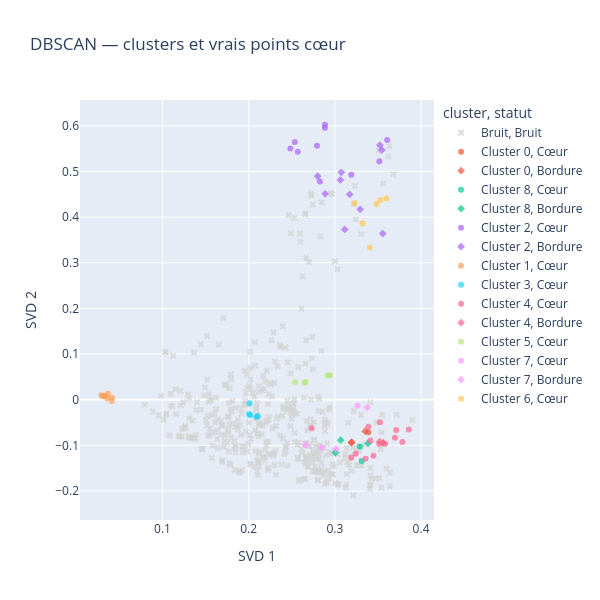

The cell this chart's notebook holds for it:
### Code cell
coeurs = np.zeros(len(labels), dtype=bool)
coeurs[dbscan.core_sample_indices_] = True

visualisation["statut"] = np.where(
    labels == -1,
    "Bruit",
    np.where(coeurs, "Cœur", "Bordure")
)

fig = px.scatter(
    visualisation,
    x="SVD 1",
    y="SVD 2",
    color="cluster",
    symbol="statut",
    symbol_map={"Cœur": "circle", "Bordure": "diamond", "Bruit": "x"},
    color_discrete_map={"Bruit": "lightgray"},
    hover_data=["id", "statut"],
    opacity=0.7,
    title="DBSCAN — clusters et vrais points cœur",
    height=600,
    width=600
)

fig.show()

### Figure 1 — Plotly figure (JSON) as saved in the notebook; plotly's stock layout.template omitted (floating-point values rounded to 4 significant figures; data arrays with more than 128 entries replaced by an {"elided": "..."} marker saying what was removed)
{"data": [{"customdata": {"elided": "425x2 mixed values"}, "hovertemplate": "cluster=Bruit<br>statut=%{customdata[1]}<br>SVD 1=%{x}<br>SVD 2=%{y}<br>id=%{customdata[0]}<extra></extra>", "legendgroup": "Bruit, Bruit", "marker": {"color": "lightgray", "opacity": 0.7, "symbol": "x"}, "mode": "markers", "name": "Bruit, Bruit", "orientation": "v", "showlegend": true, "type": "scatter", "x": {"elided": "425 float values"}, "xaxis": "x", "y": {"elided": "425 float values"}, "yaxis": "y"}, {"customdata": [[22, "Cœur"]], "hovertemplate": "cluster=Cluster 0<br>statut=%{customdata[1]}<br>SVD 1=%{x}<br>SVD 2=%{y}<br>id=%{customdata[0]}<extra></extra>", "legendgroup": "Cluster 0, Cœur", "marker": {"color": "#EF553B", "opacity": 0.7, "symbol": "circle"}, "mode": "markers", "name": "Cluster 0, Cœur", "orientation": "v", "showlegend": true, "type": "scatter", "x": [0.3389], "xaxis": "x", "y": [-0.071], "yaxis": "y"}, {"customdata": [[23, "Bordure"], [359, "Bordure"], [360, "Bordure"], [497, "Bordure"]], "hovertemplate": "cluster=Cluster 0<br>statut=%{customdata[1]}<br>SVD 1=%{x}<br>SVD 2=%{y}<br>id=%{customdata[0]}<extra></extra>", "legendgroup": "Cluster 0, Bordure", "marker": {"color": "#EF553B", "opacity": 0.7, "symbol": "diamond"}, "mode": "markers", "name": "Cluster 0, Bordure", "orientation": "v", "showlegend": true, "type": "scatter", "x": [0.3192, 0.3195, 0.3353, 0.356], "xaxis": "x", "y": [-0.09398, -0.09297, -0.0691, -0.09447], "yaxis": "y"}, {"customdata": [[440, "Cœur"], [441, "Cœur"]], "hovertemplate": "cluster=Cluster 8<br>statut=%{customdata[1]}<br>SVD 1=%{x}<br>SVD 2=%{y}<br>id=%{customdata[0]}<extra></extra>", "legendgroup": "Cluster 8, Cœur", "marker": {"color": "#00cc96", "opacity": 0.7, "symbol": "circle"}, "mode": "markers", "name": "Cluster 8, Cœur", "orientation": "v", "showlegend": true, "type": "scatter", "x": [0.3311, 0.3291], "xaxis": "x", "y": [-0.1344, -0.1023], "yaxis": "y"}, {"customdata": [[24, "Bordure"], [442, "Bordure"], [443, "Bordure"]], "hovertemplate": "cluster=Cluster 8<br>statut=%{customdata[1]}<br>SVD 1=%{x}<br>SVD 2=%{y}<br>id=%{customdata[0]}<extra></extra>", "legendgroup": "Cluster 8, Bordure", "marker": {"color": "#00cc96", "opacity": 0.7, "symbol": "diamond"}, "mode": "markers", "name": "Cluster 8, Bordure", "orientation": "v", "showlegend": true, "type": "scatter", "x": [0.3385, 0.3006, 0.3068], "xaxis": "x", "y": [-0.09547, -0.116, -0.08868], "yaxis": "y"}, {"customdata": [[58, "Cœur"], [63, "Cœur"], [64, "Cœur"], [65, "Cœur"], [98, "Cœur"], [138, "Cœur"], [334, "Cœur"], [432, "Cœur"], [433, "Cœur"], [470, "Cœur"]], "hovertemplate": "cluster=Cluster 2<br>statut=%{customdata[1]}<br>SVD 1=%{x}<br>SVD 2=%{y}<br>id=%{customdata[0]}<extra></extra>", "legendgroup": "Cluster 2, Cœur", "marker": {"color": "#ab63fa", "opacity": 0.7, "symbol": "circle"}, "mode": "markers", "name": "Cluster 2, Cœur", "orientation": "v", "showlegend": true, "type": "scatter", "x": [0.2884, 0.2793, 0.2885, 0.2536, 0.3606, 0.3516, 0.319, 0.2484, 0.257, 0.2826], "xaxis": "x", "y": [0.5954, 0.5561, 0.6022, 0.5645, 0.5689, 0.5221, 0.4928, 0.55, 0.5433, 0.4778], "yaxis": "y"}, {"customdata": [[36, "Bordure"], [68, "Bordure"], [72, "Bordure"], [335, "Bordure"], [336, "Bordure"], [347, "Bordure"], [471, "Bordure"], [476, "Bordure"], [491, "Bordure"], [493, "Bordure"]], "hovertemplate": "cluster=Cluster 2<br>statut=%{customdata[1]}<br>SVD 1=%{x}<br>SVD 2=%{y}<br>id=%{customdata[0]}<extra></extra>", "legendgroup": "Cluster 2, Bordure", "marker": {"color": "#ab63fa", "opacity": 0.7, "symbol": "diamond"}, "mode": "markers", "name": "Cluster 2, Bordure", "orientation": "v", "showlegend": true, "type": "scatter", "x": [0.3523, 0.3075, 0.28, 0.3555, 0.3172, 0.3294, 0.2887, 0.3115, 0.3546, 0.3063], "xaxis": "x", "y": [0.5577, 0.498, 0.4895, 0.3639, 0.4497, 0.4169, 0.4509, 0.3729, 0.5469, 0.4815], "yaxis": "y"}, {"customdata": [[48, "Cœur"], [69, "Cœur"], [238, "Cœur"], [319, "Cœur"], [332, "Cœur"], [371, "Cœur"], [396, "Cœur"], [490, "Cœur"]], "hovertemplate": "cluster=Cluster 1<br>statut=%{customdata[1]}<br>SVD 1=%{x}<br>SVD 2=%{y}<br>id=%{customdata[0]}<extra></extra>", "legendgroup": "Cluster 1, Cœur", "marker": {"color": "#FFA15A", "opacity": 0.7, "symbol": "circle"}, "mode": "markers", "name": "Cluster 1, Cœur", "orientation": "v", "showlegend": true, "type": "scatter", "x": [0.02916, 0.03669, 0.03096, 0.03135, 0.03375, 0.04149, 0.04115, 0.03599], "xaxis": "x", "y": [0.009842, 0.01357, 0.007375, 0.008021, 0.007669, 0.004122, -0.002792, 0.002574], "yaxis": "y"}, {"customdata": [[75, "Cœur"], [77, "Cœur"], [195, "Cœur"], [226, "Cœur"], [361, "Cœur"]], "hovertemplate": "cluster=Cluster 3<br>statut=%{customdata[1]}<br>SVD 1=%{x}<br>SVD 2=%{y}<br>id=%{customdata[0]}<extra></extra>", "legendgroup": "Cluster 3, Cœur", "marker": {"color": "#19d3f3", "opacity": 0.7, "symbol": "circle"}, "mode": "markers", "name": "Cluster 3, Cœur", "orientation": "v", "showlegend": true, "type": "scatter", "x": [0.2017, 0.2106, 0.2005, 0.201, 0.2088], "xaxis": "x", "y": [-0.0339, -0.03546, -0.03148, -0.007764, -0.03803], "yaxis": "y"}, {"customdata": [[87, "Cœur"], [88, "Cœur"], [89, "Cœur"], [90, "Cœur"], [200, "Cœur"], [201, "Cœur"], [202, "Cœur"], [203, "Cœur"], [260, "Cœur"], [265, "Cœur"], [266, "Cœur"], [269, "Cœur"], [406, "Cœur"], [407, "Cœur"]], "hovertemplate": "cluster=Cluster 4<br>statut=%{customdata[1]}<br>SVD 1=%{x}<br>SVD 2=%{y}<br>id=%{customdata[0]}<extra></extra>", "legendgroup": "Cluster 4, Cœur", "marker": {"color": "#FF6692", "opacity": 0.7, "symbol": "circle"}, "mode": "markers", "name": "Cluster 4, Cœur", "orientation": "v", "showlegend": true, "type": "scatter", "x": [0.3784, 0.3712, 0.3698, 0.3858, 0.3585, 0.3242, 0.3413, 0.2732, 0.3447, 0.3515, 0.3357, 0.3523, 0.3191, 0.3389], "xaxis": "x", "y": [-0.09242, -0.06633, -0.08331, -0.06543, -0.09634, -0.1181, -0.08905, -0.06266, -0.1227, -0.09651, -0.1295, -0.04915, -0.1273, -0.05907], "yaxis": "y"}, {"customdata": [[270, "Bordure"]], "hovertemplate": "cluster=Cluster 4<br>statut=%{customdata[1]}<br>SVD 1=%{x}<br>SVD 2=%{y}<br>id=%{customdata[0]}<extra></extra>", "legendgroup": "Cluster 4, Bordure", "marker": {"color": "#FF6692", "opacity": 0.7, "symbol": "diamond"}, "mode": "markers", "name": "Cluster 4, Bordure", "orientation": "v", "showlegend": true, "type": "scatter", "x": [0.3521], "xaxis": "x", "y": [-0.0915], "yaxis": "y"}, {"customdata": [[108, "Cœur"], [109, "Cœur"], [110, "Cœur"], [390, "Cœur"], [391, "Cœur"], [392, "Cœur"]], "hovertemplate": "cluster=Cluster 5<br>statut=%{customdata[1]}<br>SVD 1=%{x}<br>SVD 2=%{y}<br>id=%{customdata[0]}<extra></extra>", "legendgroup": "Cluster 5, Cœur", "marker": {"color": "#B6E880", "opacity": 0.7, "symbol": "circle"}, "mode": "markers", "name": "Cluster 5, Cœur", "orientation": "v", "showlegend": true, "type": "scatter", "x": [0.2661, 0.254, 0.2944, 0.2647, 0.2932, 0.2918], "xaxis": "x", "y": [0.03941, 0.03822, 0.05418, 0.03714, 0.05284, 0.05283], "yaxis": "y"}, {"customdata": [[245, "Cœur"]], "hovertemplate": "cluster=Cluster 7<br>statut=%{customdata[1]}<br>SVD 1=%{x}<br>SVD 2=%{y}<br>id=%{customdata[0]}<extra></extra>", "legendgroup": "Cluster 7, Cœur", "marker": {"color": "#FF97FF", "opacity": 0.7, "symbol": "circle"}, "mode": "markers", "name": "Cluster 7, Cœur", "orientation": "v", "showlegend": true, "type": "scatter", "x": [0.3263], "xaxis": "x", "y": [-0.01295], "yaxis": "y"}, {"customdata": [[117, "Bordure"], [196, "Bordure"], [348, "Bordure"], [477, "Bordure"]], "hovertemplate": "cluster=Cluster 7<br>statut=%{customdata[1]}<br>SVD 1=%{x}<br>SVD 2=%{y}<br>id=%{customdata[0]}<extra></extra>", "legendgroup": "Cluster 7, Bordure", "marker": {"color": "#FF97FF", "opacity": 0.7, "symbol": "diamond"}, "mode": "markers", "name": "Cluster 7, Bordure", "orientation": "v", "showlegend": true, "type": "scatter", "x": [0.2851, 0.3014, 0.3376, 0.2657], "xaxis": "x", "y": [-0.105, -0.1079, -0.01687, -0.09879], "yaxis": "y"}, {"customdata": [[167, "Cœur"], [169, "Cœur"], [185, "Cœur"], [237, "Cœur"], [289, "Cœur"], [315, "Cœur"]], "hovertemplate": "cluster=Cluster 6<br>statut=%{customdata[1]}<br>SVD 1=%{x}<br>SVD 2=%{y}<br>id=%{customdata[0]}<extra></extra>", "legendgroup": "Cluster 6, Cœur", "marker": {"color": "#FECB52", "opacity": 0.7, "symbol": "circle"}, "mode": "markers", "name": "Cluster 6, Cœur", "orientation": "v", "showlegend": true, "type": "scatter", "x": [0.3407, 0.3482, 0.3528, 0.323, 0.36, 0.3323], "xaxis": "x", "y": [0.3333, 0.4286, 0.4375, 0.4307, 0.4406, 0.3864], "yaxis": "y"}], "layout": {"height": 600, "legend": {"title": {"text": "cluster, statut"}, "tracegroupgap": 0}, "title": {"text": "DBSCAN — clusters et vrais points cœur"}, "width": 600, "xaxis": {"anchor": "y", "domain": [0, 1], "title": {"text": "SVD 1"}}, "yaxis": {"anchor": "x", "domain": [0, 1], "title": {"text": "SVD 2"}}}}
